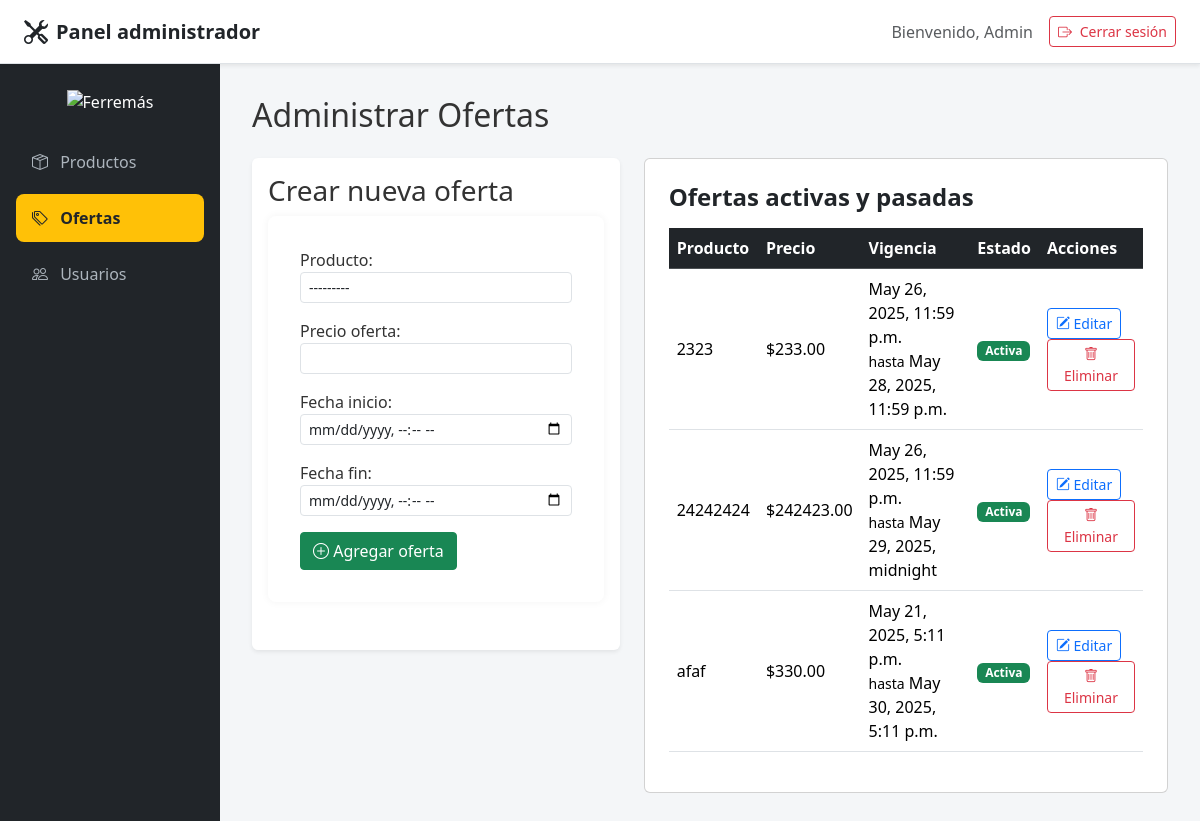
/adminpanel/ofertas/ (signed in), run on an earlier commit of the app's database.
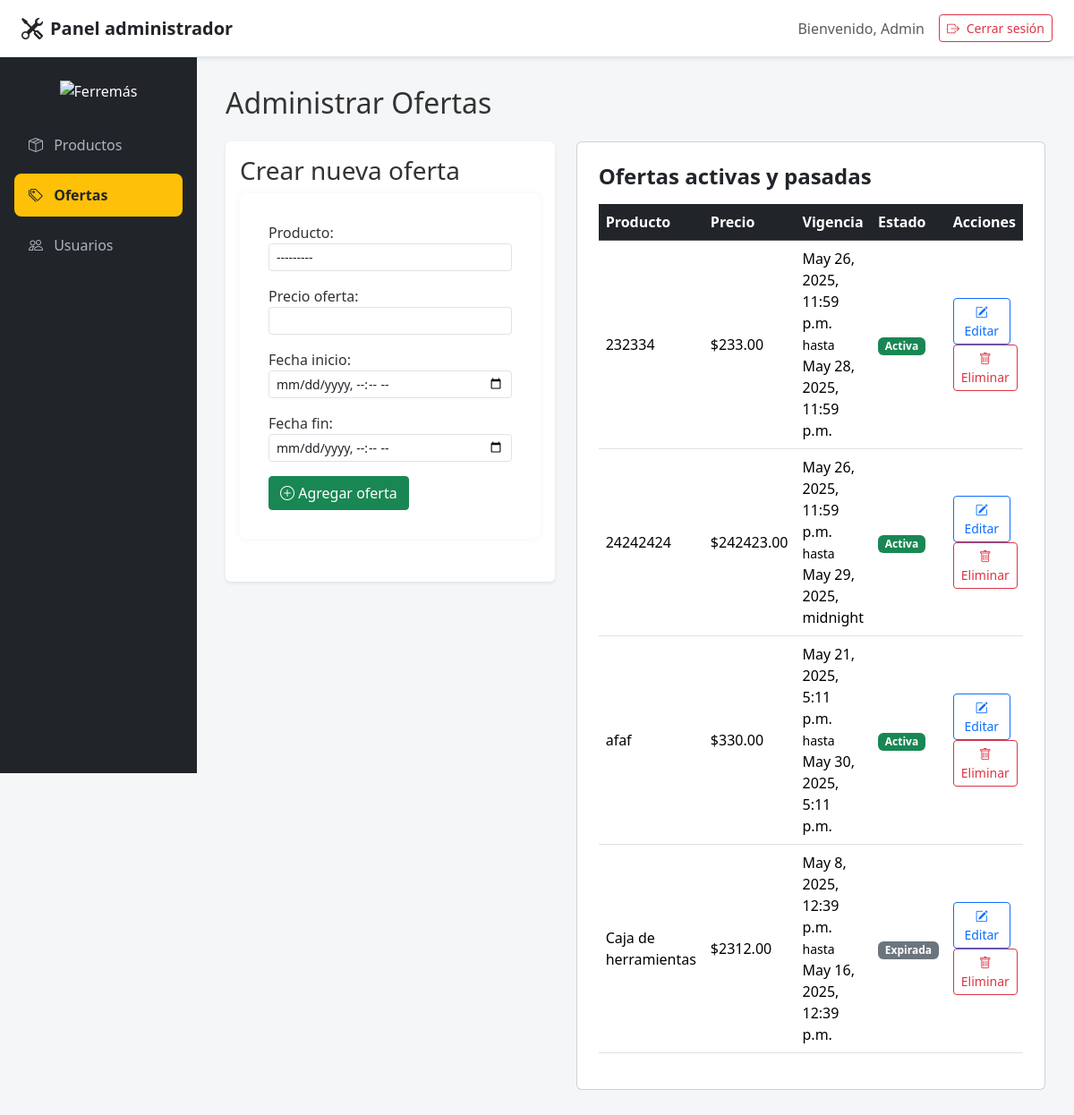
And on a later commit of the database.
### tienda/models.py (models this page shows, shortened)
class Oferta(models.Model):
    producto = models.ForeignKey(Producto, on_delete=models.CASCADE, related_name='ofertas')
    precio_oferta = models.DecimalField(max_digits=10, decimal_places=2)
    fecha_inicio = models.DateTimeField()
    fecha_fin = models.DateTimeField()
    def esta_activa(self):
        ahora = timezone.now()
        return self.fecha_inicio <= ahora <= self.fecha_fin

class Producto(models.Model):
    CATEGORIAS = [
        ('herramientas', 'Herramientas'),
        ('herramientas_electricas', 'Herramientas Eléctricas'),
        ('herramientas_manuales', 'Herramientas Manuales'),
        ('materiales', 'Materiales'),
        ('accesorios', 'Accesorios'),
        ('pinturas', 'Pinturas'),
        ('electricidad', 'Electricidad'),
        ('inalambricas', 'Inalámbricas'),
        ('medicion', 'Medición'),
    ]
    nombre = models.CharField(max_length=255)
    descripcion = models.TextField()
    categoria = models.CharField(max_length=100, choices=CATEGORIAS)
    stock = models.IntegerField()
    imagen = models.ImageField(upload_to='static/productos/')
    activo = models.BooleanField(default=True)
    def __str__(self):
        return self.nombre

### adminpanel/views.py (the view)
# urls.py: path('ofertas/', views.panel_ofertas, name='panel_ofertas'),
@login_required
@user_passes_test(lambda u: u.is_staff)
def panel_ofertas(request):
    ofertas = Oferta.objects.all().order_by('-fecha_inicio')
    if request.method == 'POST':
        form = OfertaForm(request.POST)
        if form.is_valid():
            form.save()
            messages.success(request, "Oferta creada correctamente.")
            return redirect('panel_ofertas')
    else:
        form = OfertaForm()
    return render(request, 'adminpanel/panel_ofertas.html', {
        'ofertas': ofertas,
        'form': form
    })

### tienda/forms.py
class OfertaForm(forms.ModelForm):
    class Meta:
        model = Oferta
        fields = ['producto', 'precio_oferta', 'fecha_inicio', 'fecha_fin']
        widgets = {
            'producto': forms.Select(attrs={'class': 'form-control form-control-sm'}),
            'precio_oferta': forms.NumberInput(attrs={'class': 'form-control form-control-sm'}),
            'fecha_inicio': forms.DateTimeInput(attrs={'type': 'datetime-local', 'class': 'form-control form-control-sm'}),
            'fecha_fin': forms.DateTimeInput(attrs={'type': 'datetime-local', 'class': 'form-control form-control-sm'}),
        }

### tienda/context_processors.py (called while the page is built, shortened)
def carrito_context(request):
    carrito = request.session.get('carrito', {})
    items = []
    total = 0
    return {
        'carrito_items': items,
        'carrito_total': total
    }

### adminpanel/templates/adminpanel/panel_ofertas.html (shortened to what this page needs)
{% extends 'base_admin.html' %}
{% block content %}
<h2 class="mb-4">Administrar Ofertas</h2>
<div class="row">
  <div class="col-md-5">
    <div class="p-3 bg-white rounded shadow-sm mb-4">
      <h3>Crear nueva oferta</h3>
      <form method="POST">
        {{ form.as_p }}
        <button type="submit" class="btn btn-success">
          <i class="bi bi-plus-circle"></i> Agregar oferta
        </button>
      </form>
    </div>
  </div>
  <div class="col-md-7">
    <div class="card p-4">
  <h4 class="fw-bold mb-3">Ofertas activas y pasadas</h4>
  <div class="table-responsive">
    <table class="table table-hover align-middle">
      <thead class="table-dark">
        <tr>
          <th>Producto</th>
          <th>Precio</th>
          <th>Vigencia</th>
          <th>Estado</th>
          <th>Acciones</th>
        </tr>
      </thead>
      <tbody>
        {% for oferta in ofertas %}
        <tr>
          <td>{{ oferta.producto.nombre }}</td>
          <td>${{ oferta.precio_oferta }}</td>
          <td>
            {{ oferta.fecha_inicio }}<br>
            <small>hasta</small> {{ oferta.fecha_fin }}
          </td>
          <td>
            {% if oferta.esta_activa %}
              <span class="badge bg-success">Activa</span>
            {% else %}
              <span class="badge bg-secondary">Expirada</span>
            {% endif %}
          </td>
          <td>
            <a href="{% url 'editar_oferta' oferta.id %}" class="btn btn-sm btn-outline-primary me-2">
              <i class="bi bi-pencil-square"></i> Editar
            </a>
            <a href="{% url 'eliminar_oferta' oferta.id %}" class="btn btn-sm btn-outline-danger"
                onclick="return confirm('¿Seguro que quieres eliminar esta oferta?')">
              <i class="bi bi-trash"></i> Eliminar
            </a>
          </td>
        </tr>
        {% endfor %}
      </tbody>
    </table>
  </div>
</div>
</div>
  </div>
</div>
{% endblock %}

What changed in the data, as far as the page shows it:
changed through a linked row, Oferta "May 28, 2025, 11:59 p.m.": producto.nombre "2323" → "232334"
added Oferta: producto.nombre "Caja de herramientas", precio_oferta "2312.00", fecha_inicio "May 8, 2025, 12:39 p.m.", fecha_fin "May 16, 2025, 12:39 p.m.", shows "Expirada"
